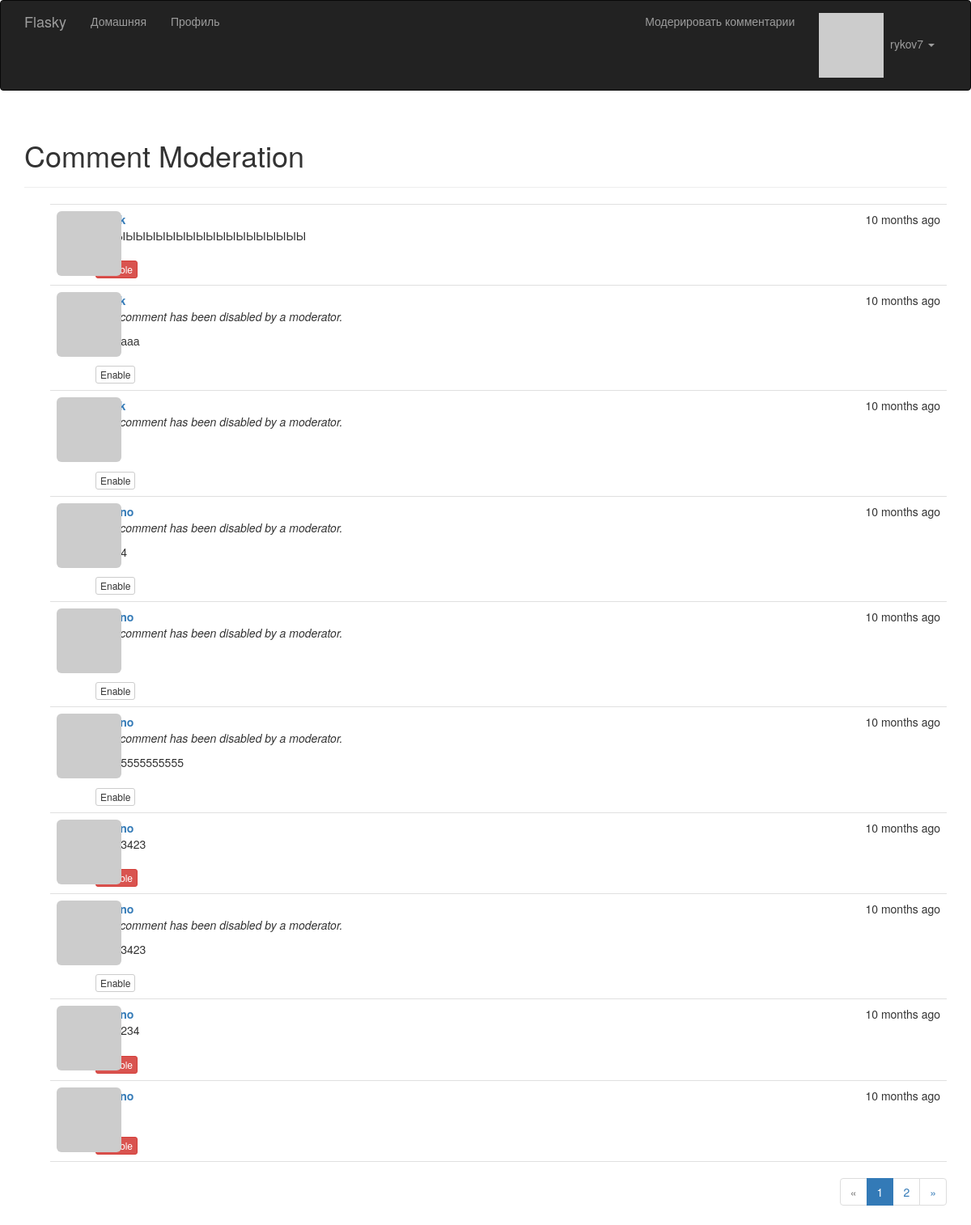
The page /moderate (signed in) on the database as committed earlier.
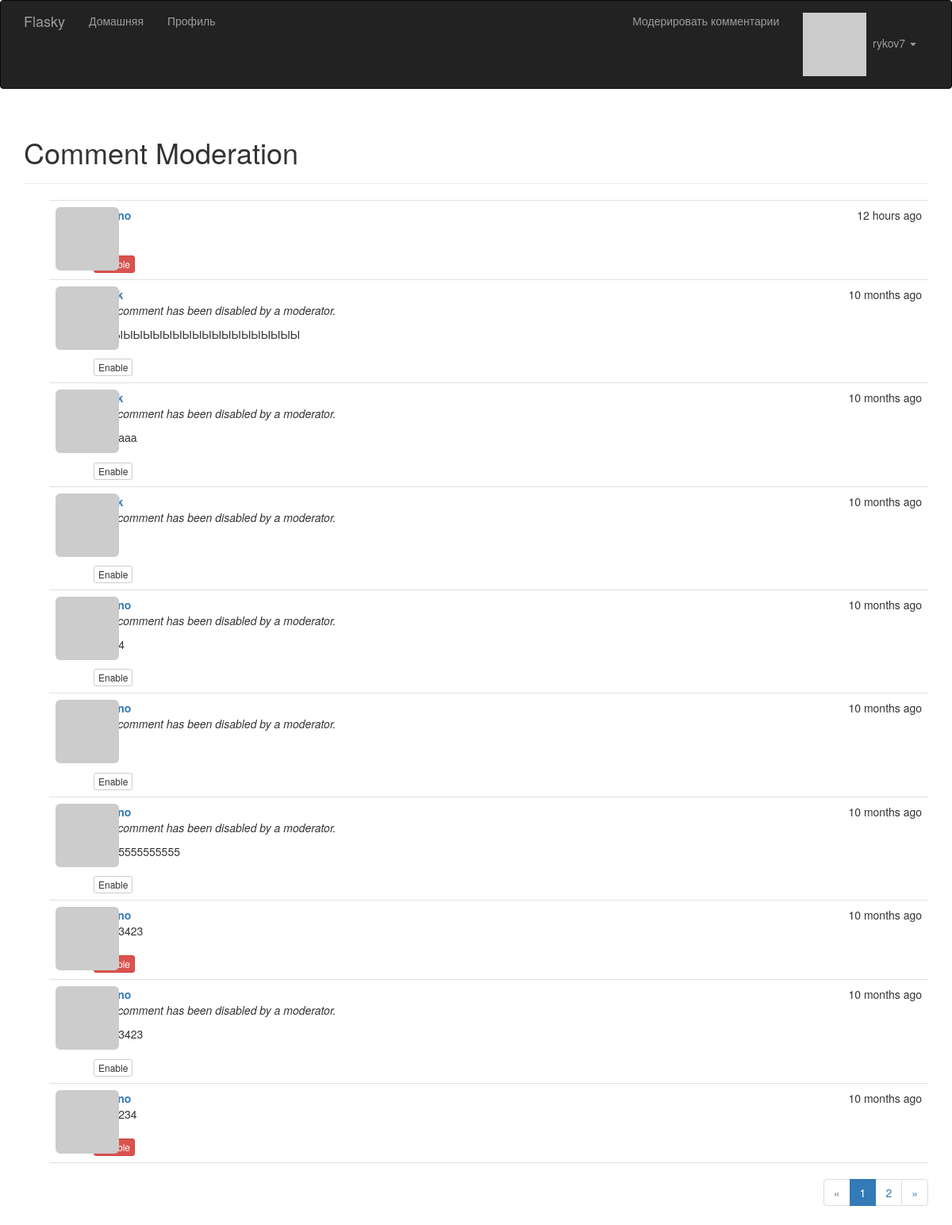
The same page on the database as committed later.
### app/models.py (models this page shows, shortened)
class Comment(db.Model):
    __tablename__ = 'comments'
    id = db.Column(db.Integer, primary_key=True)
    body = db.Column(db.Text)
    body_html = db.Column(db.Text)
    timestamp = db.Column(db.DateTime, index=True, default=datetime.utcnow)
    disabled = db.Column(db.Boolean)
    author_id = db.Column(db.Integer, db.ForeignKey('users.id'))
    post_id = db.Column(db.Integer, db.ForeignKey('posts.id'))

### app/main/views.py (the view)
@main.route('/moderate')
@login_required
@permission_required(Permission.MODERATE)
def moderate():
    page = request.args.get('page', 1, type=int)
    pagination = Comment.query.order_by(Comment.timestamp.desc()).paginate(
        page, per_page=current_app.config['FLASKY_COMMENTS_PER_PAGE'],
        error_out=False)
    comments = pagination.items
    return render_template('moderate.html', comments=comments,
                           pagination=pagination, page=page)

### app/auth/views.py (called while the page is built)
@auth.before_app_request
def before_request():
    if current_user.is_authenticated:
        current_user.ping()
        if not current_user.confirmed \
                and request.blueprint != 'auth' \
                and request.endpoint != 'static':
            return redirect(url_for('auth.unconfirmed'))

### app/main/__init__.py (called while the page is built)
@main.app_context_processor
def inject_permissions():
    return dict(Permission=Permission)

### app/main/views.py (called while the page is built)
@main.after_app_request
def after_request(response):
    for query in get_debug_queries():
        if query.duration >= current_app.config['FLASKY_SLOW_DB_QUERY_TIME']:
            current_app.logger.warning(
                'Slow query: %s\nParameters: %s\nDuration: %fs\nContext: %s\n' %
                (query.statement, query.parameters, query.duration, query.context))
    return response

### app/models.py (called while the page is built)
@login_manager.user_loader
def load_user(user_id):
    return User.query.get(int(user_id))

    def has_permission(self, perm):
        return self.permissions & perm == perm

    def can(self, perm):
        return self.role is not None and self.role.has_permission(perm)

    def ping(self):
        self.last_seen = datetime.utcnow()
        db.session.add(self)
        db.session.commit()

### app/templates/moderate.html (shortened to what this page needs)
{% extends "base.html" %}
{% import "_macros.html" as macros %}
{% block page_content %}
<div class="page-header">
    <h1>Comment Moderation</h1>
</div>
{% set moderate = True %}
{% include '_comments.html' %}
{% if pagination %}
<div class="pagination">
    {{ macros.pagination_widget(pagination, '.moderate') }}
</div>
{% endif %}
{% endblock %}

### app/templates/_comments.html
<ul class="comments">
    {% for comment in comments %}
    <li class="comment">
        <div class="comment-thumbnail">
            <a href="{{ url_for('.user', username=comment.author.username) }}">
                <img class="img-rounded profile-thumbnail" src="{{ comment.author.gravatar(size=40) }}">
            </a>
        </div>
        <div class="comment-content">
            <div class="comment-date">{{ moment(comment.timestamp).fromNow() }}</div>
            <div class="comment-author"><a href="{{ url_for('.user', username=comment.author.username) }}">{{ comment.author.username }}</a></div>
            <div class="comment-body">
                {% if comment.disabled %}
                <p><i>This comment has been disabled by a moderator.</i></p>
                {% endif %}
                {% if moderate or not comment.disabled %}
                    {% if comment.body_html %}
                        {{ comment.body_html | safe }}
                    {% else %}
                        {{ comment.body }}
                    {% endif %}
                {% endif %}
            </div>
            {% if moderate %}
                <br>
                {% if comment.disabled %}
                <a class="btn btn-default btn-xs" href="{{ url_for('.moderate_enable', id=comment.id, page=page) }}">Enable</a>
                {% else %}
                <a class="btn btn-danger btn-xs" href="{{ url_for('.moderate_disable', id=comment.id, page=page) }}">Disable</a>
                {% endif %}
            {% endif %}
        </div>
    </li>
    {% endfor %}
</ul>

Rows that differ between the two databases and show on the page:
no longer on this page (row unchanged): Comment: timestamp "10 months ago"
added Comment: timestamp "12 hours ago"
changed Comment "ЫЫЫЫЫЫЫЫЫЫЫЫЫЫЫЫЫЫЫЫЫ": now shows "This comment has been disabled by a moderator. Enable"
